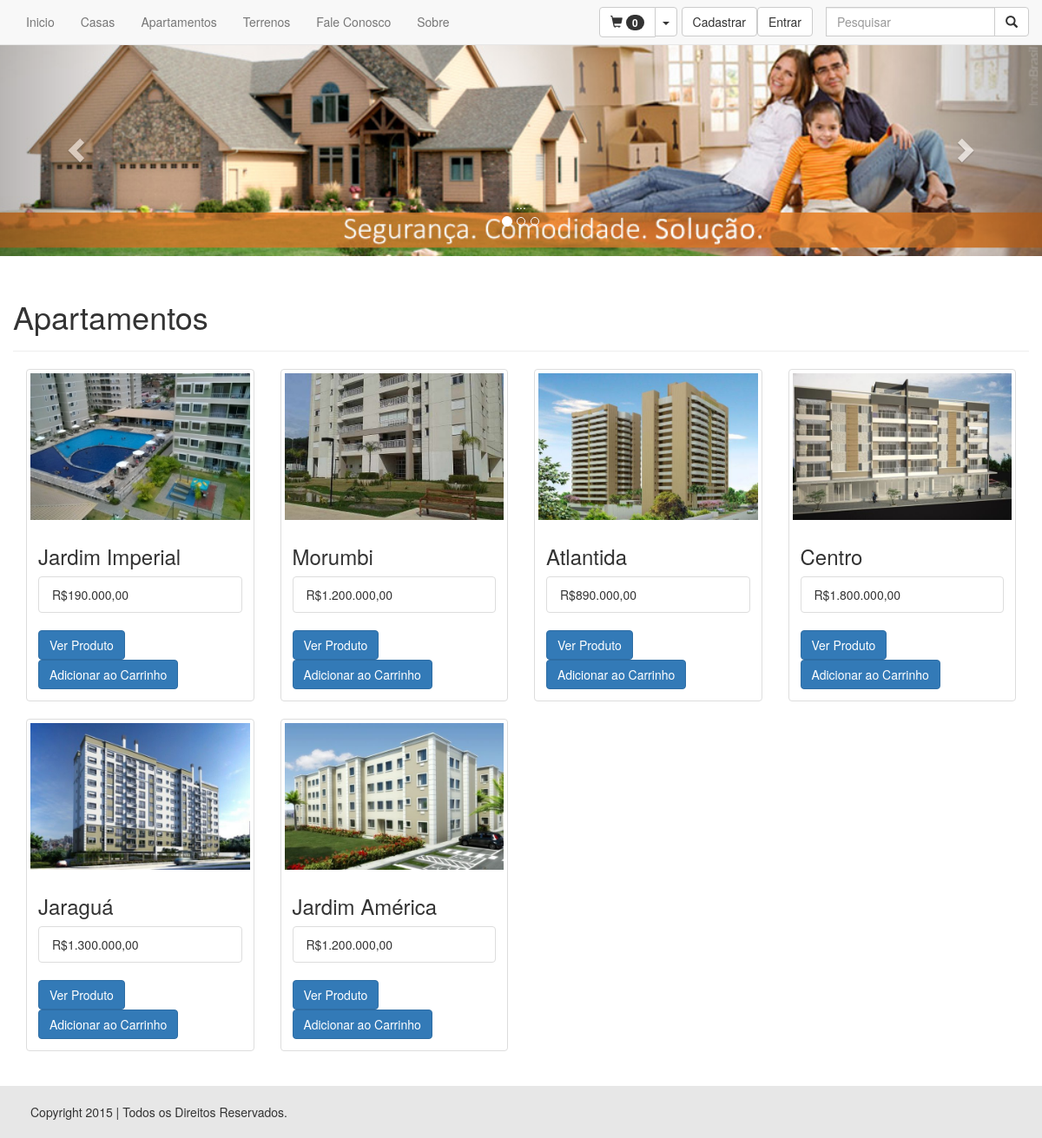
The app's page /?pg=apartamento with its own data.
### tables this page shows
CREATE TABLE IF NOT EXISTS `produto` (
  `id` int(11) NOT NULL AUTO_INCREMENT,
  `nome` varchar(45) DEFAULT NULL,
  `preco` float DEFAULT NULL,
  `descricao` varchar(45) DEFAULT NULL,
  `imagem` varchar(45) DEFAULT NULL,
  `tipo` varchar(45) DEFAULT NULL,
  `aluguel` float NOT NULL,
  PRIMARY KEY (`id`)
);

### classes/Produto.class.php (called while the page is built, shortened)
<?php
class Produto extends Conexao{
	private $tipo;
	public function setTipo($tipo){
		$this->tipo = $tipo;
	}
	public function listaTipo(){
		if(!empty($this->tipo)){
			$sql = "select * from produto where tipo = '".$this->tipo."'";
			$link = parent::conectar();
			$resp = mysqli_query($link, $sql);
			if($resp){
				if(mysqli_num_rows($resp) > 0){
					$i = 0;
					while($dado=mysqli_fetch_object($resp)){
						$a[$i]["id"] = $dado->id;
						$a[$i]["nome"] = $dado->nome;
						$a[$i]["preco"] = $dado->preco;
						$a[$i]["descricao"] = $dado->descricao;
						$a[$i]["imagem"] = $dado->imagem;
						$a[$i]["tipo"] = $dado->tipo;
						$i++;
					}
					return $a;
				}else{
					return false;
				}
			}else{
				return false;
			}
		}
	}
}
?>

### paginas/produto/apartamento.php (the view, shortened to what this page needs)
<div class="row">
<h1>Apartamentos</h1><hr>
<?php
	require_once("classes/Produto.class.php");
	$produto = new Produto();
	$produto->setTipo(2);
	if($produto->listaTipo()){
		$ap = $produto->listaTipo();
		foreach($ap as $i => $v){
			echo "<div class=\"col-sm-4 col-md-3\">
					<div class=\"thumbnail\">
					  <img src=\"imagens/apartamentos/".$ap[$i]["imagem"]."\" alt=\"...\">
					  <div class=\"caption\">
						<h3>".$ap[$i]["nome"]."</h3>
						<ul class=\"list-group\">
						  <li class=\"list-group-item\">R$".number_format($ap[$i]["preco"], 2, ',', '.')."</li>
						</ul>
						<a href=\"?pg=verProduto&id=".$ap[$i]["id"]."\" class=\"btn btn-primary\">Ver Produto</a>
						<a class=\"btn btn-primary produto\" id=\"".$ap[$i]["id"]."\">Adicionar ao Carrinho</a>
						</div>
					</div>
				  </div>";
		}
	}else{
		echo"não foi!";
	}
?>
</div>

### records on screen
produto: imagem (picture), nome "Jardim Imperial", preco "190.000,00"
produto: imagem (picture), nome "Morumbi", preco "1.200.000,00"
produto: imagem (picture), nome "Atlantida", preco "890.000,00"
produto: imagem (picture), nome "Centro", preco "1.800.000,00"
produto: imagem (picture), nome "Jaraguá", preco "1.300.000,00"
produto: imagem (picture), nome "Jardim América", preco "1.200.000,00"

### other values on screen
count($_SESSION["carrinho"]) "0"
